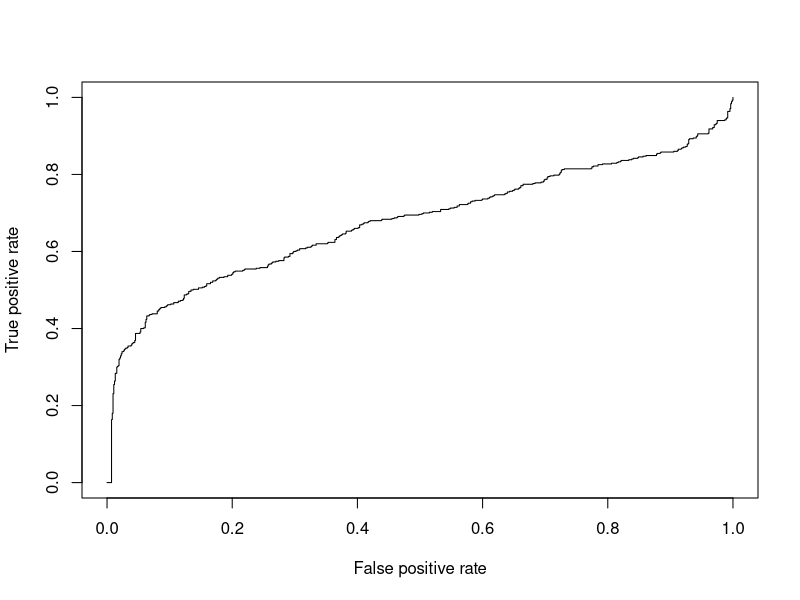
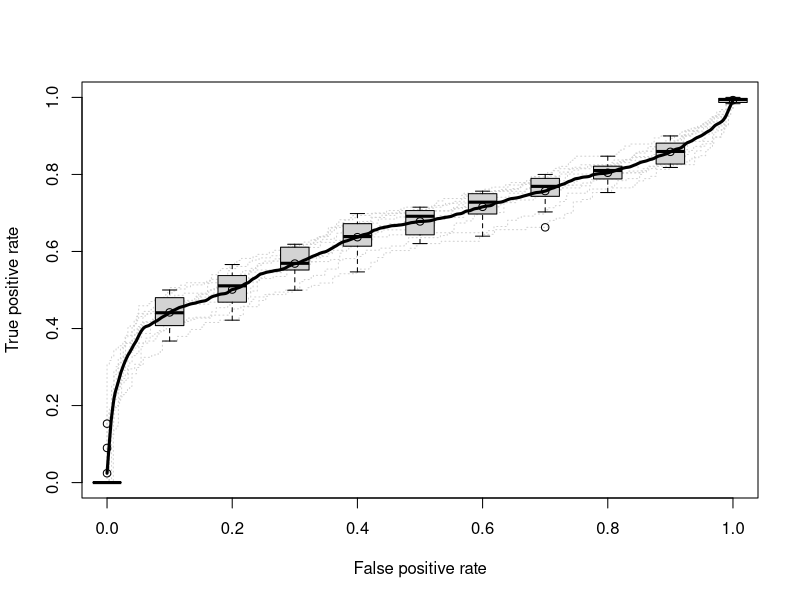

Write the R code that produced these figures, in order.
library('kernlab')
library('e1071')
library(ROCR)

# Get the spam database into R
data(spam)
# Split into a training/test set of 80% / 20%
index <- sample(2,nrow(spam),replace = TRUE,prob=c(0.7,0.3))
traindata <- spam[index==1,]
testdata <- spam[index==2,]
# Use SVM with a kernel, Train the SVM on the 80% training set
svm_2 <- svm(make ~., traindata)
pd_scores <- predict(svm_2, testdata)
pred_2 <- prediction(pd_scores, testdata$type)
perf_2 <- performance(pred_2, 'tpr', 'fpr')
pdf('./svm_8020.pdf')
plot(perf_2)
dev.off()
# shuffle the dataset
shuffle = sample(1:4601, 4601)
spam_shuffle = spam[shuffle,]

# creat empty folder
folder_test = vector(mode = 'list')
folder_train = vector(mode = 'list')
predplot = vector(mode = 'list')

# creat 10 folders
j=1
n = nrow(spam_shuffle)
for(i in seq(0, 0.9, 0.1)){
  folder_test[[j]] = spam_shuffle[(n*i):(n*(i+0.1)-1),]
  folder_train[[j]] = spam_shuffle[-((n*i):(n*(i+0.1)-1)),]
  
  # train svm mode and test it result
  svm_10 <- svm(make ~., folder_train[[j]])
  pd_scores <- predict(svm_2, folder_test[[j]])
  
  predplot$'predictied'[[j]] = pd_scores
  predplot$'tables'[[j]] = folder_test[[j]]$type
  
  # plot the prediction scores
  #pred_2 <- prediction(pd_scores, folder_test[[j]]$type)
  #perf_2 <- performance(pred_2, 'tpr', 'fpr')
  #plot(perf_2)
  
  j = j+1
}

pred <- prediction(predplot$predictied, predplot$tables)
perf <- performance(pred,"tpr","fpr")
pdf('./k-corss.pdf')
plot(perf,col="grey82",lty=3)
plot(perf, lwd=3,avg="vertical",spread.estimate="boxplot",add=T)
dev.off()
